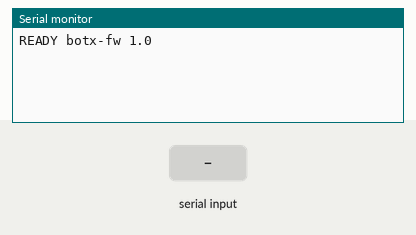
This program was run on a simulated ESP32. Parts: the last lines printed to the serial monitor. The test bench sets the inputs (shaded band).

Above: at 1.2 s.
1.3 s: "T,1\n" received over Serial
At 2.2 s:
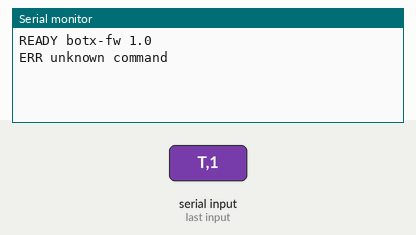
2.8 s: "T\n" received over Serial
At 3.4 s:
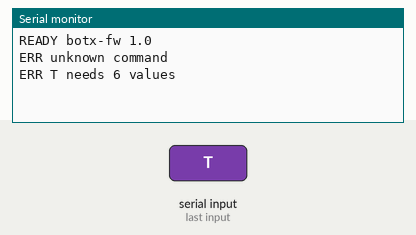
4.3 s: "S\n" received over Serial
At 5.5 s:
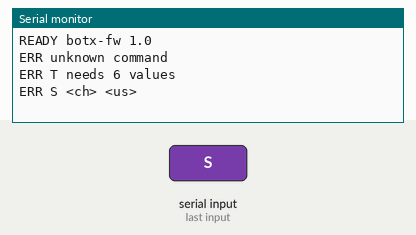
5.8 s: "V\n" received over Serial
At 6.9 s:
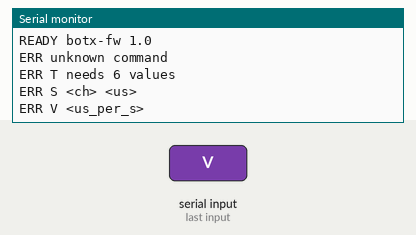
7.3 s: "E\n" received over Serial
At 8.1 s:
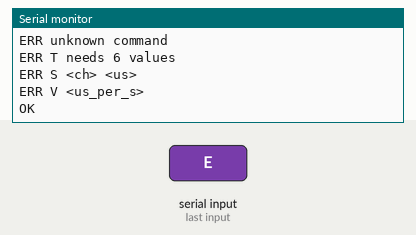
8.8 s: "Q\n" received over Serial
At 9.1 s:
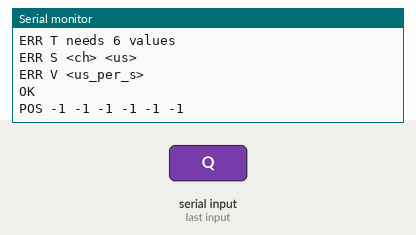

Measured:
- after the input at 1.3 s, the serial monitor: prints a new line at once (image 1)
- after the input at 2.8 s, the serial monitor: prints a new line at once (image 2)
- after the input at 4.3 s, the serial monitor: prints a new line at once (image 3)
- after the input at 5.8 s, the serial monitor: prints a new line at once (image 4)
- after the input at 7.3 s, the serial monitor: prints a new line at once (image 5)
- after the input at 8.8 s, the serial monitor: prints a new line at once (image 6)

The program:

main.cpp
```cpp
// botX arm firmware
// -----------------
// The ESP32 is a *dumb, safe* servo bridge: all intelligence (IK, planning,
// calibration, limits) lives on the ROS 2 side. The firmware only:
//   1. accepts absolute pulse-width targets over USB serial (ASCII lines),
//   2. slew-rate-limits motion so the aluminum arm never snaps,
//   3. clamps every pulse to a hard safety window.
//
// Protocol (newline-terminated ASCII, easy to type by hand in a monitor):
//   T <us0> <us1> <us2> <us3> <us4> <us5>   set all 6 targets (microseconds)
//   S <ch> <us>                             set one channel target
//   V <us_per_s>                            set slew speed
//   E <0|1>                                 disable/enable outputs (0 = limp)
//   Q                                       print current pulse values
//   PING                                    replies "PONG botx-fw 1.0"
//
// Servos stay unpowered (no PWM pulses) until the first T/S command arrives,
// so plugging in power never makes the arm jump.

#include <Arduino.h>
#include <Wire.h>
#include <Adafruit_PWMServoDriver.h>

#include "config.h"

Adafruit_PWMServoDriver pwm(PCA9685_ADDR);

static float currentUs[NUM_SERVOS];   // where each servo is being commanded now
static float targetUs[NUM_SERVOS];    // where we want it to end up
static bool attached[NUM_SERVOS];     // channel has received a target at least once
static bool outputsEnabled = true;
static int speedUsPerS = DEFAULT_SPEED_US_S;

static char lineBuf[LINE_BUF_LEN];
static size_t lineLen = 0;

static int clampPulse(long us) {
  if (us < PULSE_MIN_US) return PULSE_MIN_US;
  if (us > PULSE_MAX_US) return PULSE_MAX_US;
  return (int)us;
}

static void setTarget(int ch, long us) {
  if (ch < 0 || ch >= NUM_SERVOS) return;
  targetUs[ch] = clampPulse(us);
  if (!attached[ch]) {
    // First command for this channel: no known position to slew from, so
    // start the ramp at the target itself (servo eases there on its own).
    currentUs[ch] = targetUs[ch];
    attached[ch] = true;
  }
}

static void handleLine(char *line) {
  // strtok-based parsing: cheap and adequate for a 6-field line
  char *cmd = strtok(line, " \r");
  if (!cmd) return;

  if (strcmp(cmd, "T") == 0) {
    for (int ch = 0; ch < NUM_SERVOS; ++ch) {
      char *tok = strtok(nullptr, " \r");
      if (!tok) { Serial.println("ERR T needs 6 values"); return; }
      setTarget(ch, atol(tok));
    }
    Serial.println("OK");
  } else if (strcmp(cmd, "S") == 0) {
    char *chTok = strtok(nullptr, " \r");
    char *usTok = strtok(nullptr, " \r");
    if (!chTok || !usTok) { Serial.println("ERR S <ch> <us>"); return; }
    setTarget(atoi(chTok), atol(usTok));
    Serial.println("OK");
  } else if (strcmp(cmd, "V") == 0) {
    char *tok = strtok(nullptr, " \r");
    if (!tok) { Serial.println("ERR V <us_per_s>"); return; }
    speedUsPerS = constrain(atoi(tok), 50, 4000);
    Serial.println("OK");
  } else if (strcmp(cmd, "E") == 0) {
    char *tok = strtok(nullptr, " \r");
    outputsEnabled = tok && atoi(tok) != 0;
    if (!outputsEnabled) {
      for (int ch = 0; ch < NUM_SERVOS; ++ch) {
        pwm.setPWM(ch, 0, 0);          // stop pulses -> servo goes limp
        attached[ch] = false;
      }
    }
    Serial.println("OK");
  } else if (strcmp(cmd, "Q") == 0) {
    Serial.print("POS");
    for (int ch = 0; ch < NUM_SERVOS; ++ch) {
      Serial.print(' ');
      Serial.print(attached[ch] ? (int)currentUs[ch] : -1);
    }
    Serial.println();
  } else if (strcmp(cmd, "PING") == 0) {
    Serial.println("PONG botx-fw 1.0");
  } else {
    Serial.println("ERR unknown command");
  }
}

static void pollSerial() {
  while (Serial.available() > 0) {
    char c = (char)Serial.read();
    if (c == '\n') {
      lineBuf[lineLen] = '\0';
      handleLine(lineBuf);
      lineLen = 0;
    } else if (lineLen < LINE_BUF_LEN - 1) {
      lineBuf[lineLen++] = c;
    } else {
      lineLen = 0;  // overlong garbage line: drop it
    }
  }
}

void setup() {
  Serial.begin(SERIAL_BAUD);
  Wire.begin(PIN_I2C_SDA, PIN_I2C_SCL);
  Wire.setClock(400000);

  pwm.begin();
  pwm.setOscillatorFrequency(27000000);  // tune if measured 50Hz is off
  pwm.setPWMFreq(SERVO_PWM_HZ);

  for (int ch = 0; ch < NUM_SERVOS; ++ch) {
    attached[ch] = false;
    pwm.setPWM(ch, 0, 0);  // outputs off until first command
  }
  Serial.println("READY botx-fw 1.0");
}

void loop() {
  pollSerial();

  // slew loop: move currentUs toward targetUs at most maxStep per tick
  static unsigned long lastTick = 0;
  unsigned long now = millis();
  if (now - lastTick >= 1000UL / UPDATE_HZ) {
    lastTick = now;
    const float maxStep = (float)speedUsPerS / UPDATE_HZ;
    for (int ch = 0; ch < NUM_SERVOS; ++ch) {
      if (!attached[ch] || !outputsEnabled) continue;
      float diff = targetUs[ch] - currentUs[ch];
      if (diff > maxStep) diff = maxStep;
      if (diff < -maxStep) diff = -maxStep;
      currentUs[ch] += diff;
      pwm.writeMicroseconds(ch, (int)currentUs[ch]);
    }
  }
}
```

config.h
```cpp
#pragma once

// ---------- wiring (matches the hardware doc) ----------
constexpr int PIN_I2C_SDA = 21;   // ESP32 GPIO21 -> PCA9685 SDA
constexpr int PIN_I2C_SCL = 22;   // ESP32 GPIO22 -> PCA9685 SCL
constexpr uint8_t PCA9685_ADDR = 0x40;  // default, all address jumpers open

// ---------- servos ----------
constexpr int NUM_SERVOS = 6;     // PCA9685 channels 0..5, base -> gripper
constexpr float SERVO_PWM_HZ = 50.0f;  // 20 ms frame, standard hobby servo

// Absolute pulse clamp. Per-joint limits live on the ROS side
// (servo_calibration.yaml); this is only a last-line hardware guard.
constexpr int PULSE_MIN_US = 500;
constexpr int PULSE_MAX_US = 2500;

// ---------- motion smoothing ----------
constexpr int UPDATE_HZ = 50;           // internal slew loop rate
constexpr int DEFAULT_SPEED_US_S = 900; // max pulse change per second
                                        // (~80 deg/s) - keeps moves gentle

// ---------- protocol ----------
constexpr unsigned long SERIAL_BAUD = 115200;
constexpr size_t LINE_BUF_LEN = 96;
```
